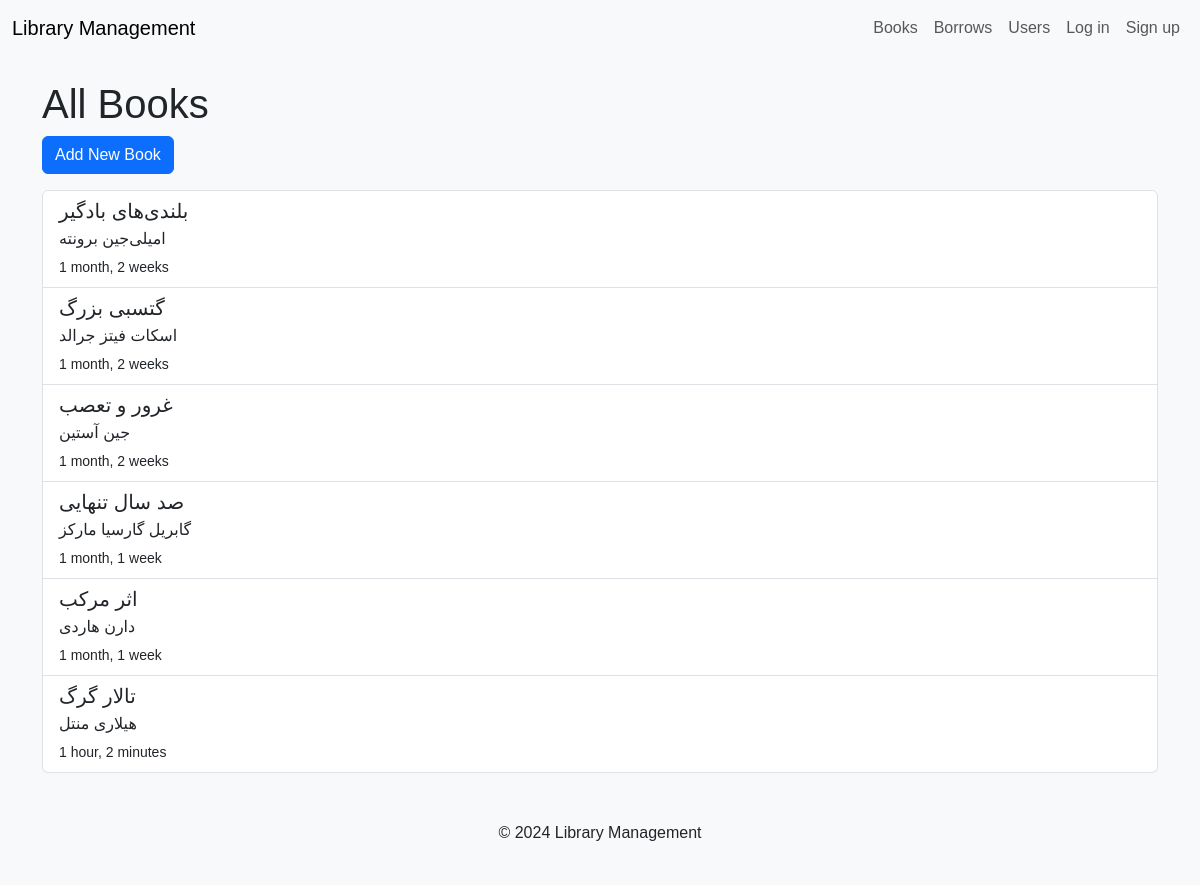
The page /book_list/ on the database its author committed.
### home/models.py (models this page shows, shortened)
class Book(models.Model):
    donator = models.ForeignKey(accounts.models.MyUser, on_delete=models.SET_NULL, null=True, blank=True, related_name="donateds")
    name = models.CharField(max_length=50)
    author = models.CharField(max_length=30)
    published = models.DateTimeField(auto_now_add=True)
    Summary = models.TextField(blank=True,null=True)
    is_available = models.BooleanField(default=True)

### home/views.py (the view)
# urls.py: path('book_list/', BookList.as_view(), name='book_list'),
class BookList(View):
    def get(self, request):
        books = Book.objects.all()
        context = {
            "books": books
        }
        return render(request, 'home/book_list.html', context=context)

### home/templates/home/book_list.html (shortened to what this page needs)
{% extends 'base.html' %}
{% block content %}
<h1>All Books</h1>
<a href="{% url 'home:book_create' %}" class="btn btn-primary mb-3">Add New Book</a>
<div class="list-group">
    {% for book in books %}
    <a href="{% url 'home:book_detail' book.id %}" class="list-group-item list-group-item-action">
        <h5 class="mb-1">{{ book.name }}</h5>
        <p class="mb-1">{{ book.author }}</p>
        <small>{{ book.published|timesince }}</small>
    </a>
    {% endfor %}
</div>
{% endblock %}

### static/css/styles.css (style rules this page uses)
body { background-color: #f8f9fa; font-family: Arial, sans-serif; }

### rows shown on the page
Book: name "بلندی‌های بادگیر", author "امیلی‌جین برونته", published "1 month, 2 weeks"
Book: name "گتسبی بزرگ", author "اسکات فیتز جرالد", published "1 month, 2 weeks"
Book: name "غرور و تعصب", author "جین آستین", published "1 month, 2 weeks"
Book: name "صد سال تنهایی", author "گابریل گارسیا مارکز", published "1 month, 1 week"
Book: name "اثر مرکب", author "دارن هاردی", published "1 month, 1 week"
Book: name "تالار گرگ", author "هیلاری منتل", published "1 hour, 2 minutes"
